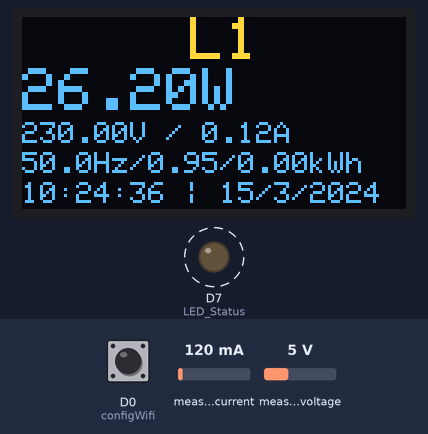
The sketch below on a simulated ESP8266 (NodeMCU). Parts: 128×64 one-colour display, output pins drawn as LEDs (lit = HIGH). Dashed ring = blinking. The test bench sets the inputs (shaded band); at power-on: measured current 120 mA, measured voltage 5 V, D0 (configWifi) HIGH. The OLED is the two-colour kind (top 16 rows yellow); WiFi joins after 1.5 s; servers stay silent unless stated; the local clock reads 2024-03-15 10:24:30 at power-on unless the sketch sets it; EEPROM starts erased; what the sketch prints to the serial monitor is not drawn.

Above: at 7.2 s.
7.3 s: measured current set to 40 mA
At 8.7 s:
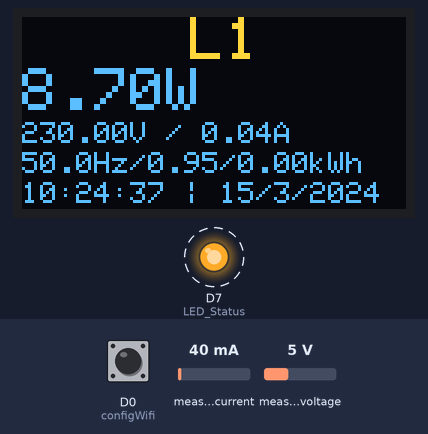
9.5 s: measured voltage set to 0.3 V
At 10.9 s:
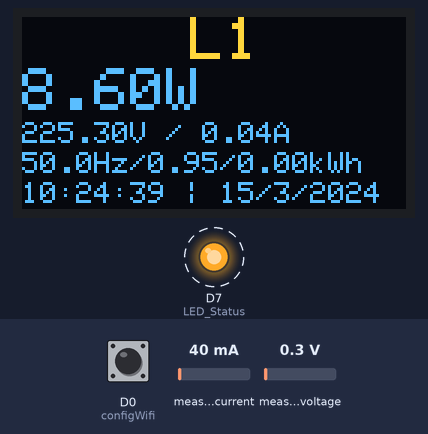
11.1 s: measured current set to 500 mA
At 11.8 s:
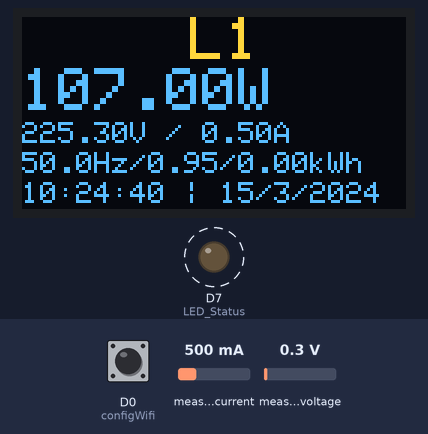
12.6 s: measured voltage set to 3.8 V
At 14.9 s:
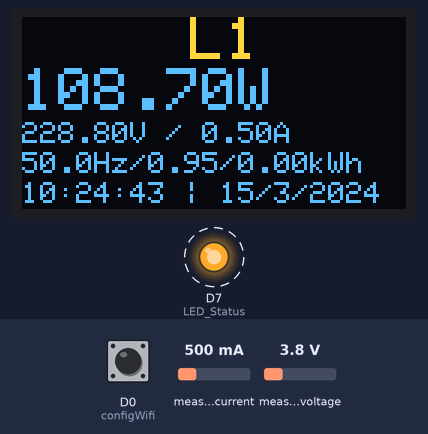
Timing chart, 0 to 15.2 s (numbered marks = the images above; inputs shaded):
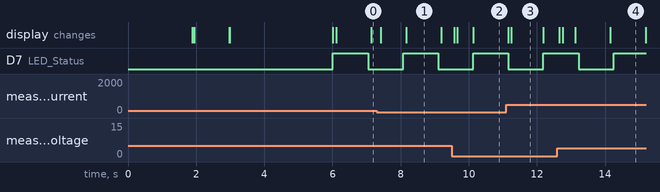

Measured:
- after the input at 9.5 s, the display: first changes after 0.07 s (image 2 shows a later state)
- what the display in image 1 shows lasts 1.0 s, from 8.2 s to 9.2 s
- what the display in image 3 shows lasts 0.9 s, from 11.3 s to 12.2 s

The sketch:

ElectricMeter_1Phase_ESP8266_OLED.ino
```cpp
/*
  Vision Old:
  Vision New:

 *** CÔNG TƠ ĐIỆN TỬ WIFI 1 PHA + OLED 0.96 inch ***
 *** ELECTRIC METER 1 PHASE + OLED 0.96 inch ***
  Youtube  : https://www.youtube.com/c/403ERRORVN
  Fanpage  : https://www.facebook.com/403ERRORVN
  Blog     : https://thichchetaotv.blogspot.com/

  Date     : 02/07/2023
  Update   :

  History:
                +


  Library:
  Blynk           : https://github.com/blynkkk/blynk-library
  PZEM004T        : https://github.com/mandulaj/PZEM-004T-v30
  WiFiManager     : https://github.com/tzapu/WiFiManager
  Adafruit_SSD1306: https://github.com/adafruit/Adafruit_SSD1306
  Adafruit_GFX.h  : https://github.com/adafruit/Adafruit-GFX-Library

*/

#include <SPI.h>
#include <Wire.h>
#include <Adafruit_GFX.h>     // https://github.com/adafruit/Adafruit-GFX-Library
#include <Adafruit_SSD1306.h> //https://github.com/adafruit/Adafruit_SSD1306
#include <ESP8266WiFi.h>
#include <BlynkSimpleEsp8266.h> // https://github.com/blynkkk/blynk-library
#include <TimeLib.h>            // https://github.com/PaulStoffregen/Time
#include <WidgetRTC.h>
#include <DNSServer.h>
#include <ESP8266WebServer.h>
#include <WiFiManager.h> // https://github.com/tzapu/WiFiManager
#include <EEPROM.h>
#include <PZEM004Tv30.h> // https://github.com/mandulaj/PZEM-004T-v30
#include <SoftwareSerial.h>

#define Device_Name "Electric Meter 1 Phase"
#define LED_Status D7  // LED Status
#define configWifi D0  // GPIO16 - D0 Config WiFi
#define PZEM_RX_PIN D6 // GPIO2  - D4 ESP8266
#define PZEM_TX_PIN D5 // GPIO0  - D3 ESP8266

#define SCREEN_WIDTH 128    // OLED display width, in pixels
#define SCREEN_HEIGHT 64    // OLED display height, in pixels
#define OLED_RESET -1       // Reset pin # (or -1 if sharing Arduino reset pin)
#define SCREEN_ADDRESS 0x3C ///< See datasheet for Address; 0x3D for 128x64, 0x3C for 128x32
Adafruit_SSD1306 display(SCREEN_WIDTH, SCREEN_HEIGHT, &Wire, OLED_RESET);

//========== SETTING WiFi ==========//
#define BLYNK_TEMPLATE_ID "TMPLmZq9q-Ml"
#define BLYNK_TEMPLATE_NAME "Cong To Dien Tu"
#define BLYNK_AUTH_TOKEN "gNNOmV5w_V0Wcp90vAnCGjBalOH6FG0v"
// Comment this out to disable prints and save space
#define BLYNK_PRINT Serial
char auth[] = BLYNK_AUTH_TOKEN;

BlynkTimer timer;
WidgetRTC rtc;
// PZEM
SoftwareSerial pzemSWSerial(PZEM_RX_PIN, PZEM_TX_PIN);
PZEM004Tv30 pzem(pzemSWSerial);

WiFiManager wifiManager;

float
    L1_voltage = 0,
    L1_current = 0,
    L1_power = 0,
    L1_energy = 0,
    L1_frequency = 0,
    L1_pf = 0,
    L2_voltage = 0,
    L2_current = 0,
    L2_power = 0,
    L2_energy = 0,
    L2_frequency = 0,
    L2_pf = 0,
    L3_voltage = 0,
    L3_current = 0,
    L3_power = 0,
    L3_energy = 0,
    L3_frequency = 0,
    L3_pf = 0,
    Energy_today,
    Energy_Yesterday,
    Energy_This_month,
    Energy_Last_month,
    energy_log_day,
    energy_log_month;

int
    conv1 = 0, // SYSTEM PARAMETER
    conv2 = 0,
    d_hour = 0,
    d_day = 0;

String
    currentTime,
    currentDate;
unsigned long time1 = 0;

const unsigned char Logo[] PROGMEM = {
    0x00, 0x00, 0x00, 0x00, 0x00, 0x00, 0x00, 0x00, 0x00, 0x00, 0x00, 0x00, 0x00, 0x00, 0x00, 0x00,
    0x00, 0x00, 0x00, 0x00, 0x00, 0x00, 0x00, 0x00, 0x00, 0x00, 0x00, 0x00, 0x00, 0x00, 0x00, 0x00,
    0x00, 0x00, 0x00, 0x00, 0x00, 0x00, 0x00, 0x00, 0x00, 0x00, 0x00, 0x00, 0x00, 0x00, 0x00, 0x00,
    0x00, 0x00, 0x00, 0x00, 0x00, 0x00, 0x00, 0x00, 0x00, 0x00, 0x00, 0x00, 0x00, 0x00, 0x00, 0x00,
    0x00, 0x00, 0x00, 0x00, 0x00, 0x00, 0x1c, 0x03, 0xc0, 0x38, 0x00, 0x00, 0x00, 0x00, 0x00, 0x00,
    0x00, 0x00, 0x00, 0x00, 0x00, 0x00, 0x3e, 0x03, 0xc0, 0x7c, 0x00, 0x00, 0x00, 0x00, 0x00, 0x00,
    0x00, 0x00, 0x00, 0x00, 0x00, 0x00, 0x3f, 0x07, 0xe0, 0x7c, 0x00, 0x00, 0x00, 0x00, 0x00, 0x00,
    0x00, 0x00, 0x00, 0x00, 0x00, 0x00, 0x3f, 0x07, 0xe0, 0x7c, 0x00, 0x00, 0x00, 0x00, 0x00, 0x00,
    0x00, 0x00, 0x00, 0x00, 0x00, 0x00, 0x3f, 0x07, 0xe0, 0x7c, 0x00, 0x00, 0x00, 0x00, 0x00, 0x00,
    0x00, 0x00, 0x00, 0x00, 0x00, 0x00, 0x3f, 0x07, 0xe0, 0xfc, 0x00, 0x00, 0x00, 0x00, 0x00, 0x00,
    0x00, 0x00, 0x00, 0x00, 0x00, 0x0f, 0xff, 0xff, 0xff, 0xff, 0xf0, 0x00, 0x00, 0x00, 0x00, 0x00,
    0x00, 0x00, 0x00, 0x00, 0x00, 0x1f, 0xff, 0xff, 0xff, 0xff, 0xf8, 0x00, 0x00, 0x00, 0x00, 0x00,
    0x00, 0x00, 0x00, 0x00, 0x00, 0x3f, 0xff, 0xff, 0xff, 0xff, 0xfc, 0x00, 0x00, 0x00, 0x00, 0x00,
    0x00, 0x00, 0x00, 0x00, 0x00, 0x3f, 0xff, 0xff, 0xff, 0xff, 0xfc, 0x00, 0x00, 0x00, 0x00, 0x00,
    0x00, 0x00, 0x00, 0x00, 0x00, 0x3f, 0xff, 0xff, 0xff, 0xff, 0xde, 0x00, 0x00, 0x00, 0x00, 0x00,
    0x00, 0x00, 0x00, 0x00, 0x00, 0x3f, 0xff, 0xff, 0xff, 0xff, 0xfe, 0x00, 0x00, 0x00, 0x00, 0x00,
    0x00, 0x00, 0x00, 0x00, 0x00, 0x3f, 0xff, 0xff, 0xff, 0xff, 0xfe, 0x00, 0x00, 0x00, 0x00, 0x00,
    0x00, 0x00, 0x00, 0x00, 0x00, 0x3f, 0x80, 0x00, 0x00, 0x01, 0xfe, 0x00, 0x00, 0x00, 0x00, 0x00,
    0x00, 0x00, 0x00, 0x00, 0x07, 0xff, 0x80, 0x00, 0x00, 0x01, 0xff, 0xe0, 0x00, 0x00, 0x00, 0x00,
    0x00, 0x00, 0x00, 0x00, 0x0f, 0xff, 0x80, 0x00, 0x00, 0x01, 0xff, 0xf0, 0x00, 0x00, 0x00, 0x00,
    0x00, 0x00, 0x00, 0x00, 0x0f, 0xff, 0x80, 0x00, 0x00, 0x01, 0xff, 0xf0, 0x00, 0x00, 0x00, 0x00,
    0x00, 0x00, 0x00, 0x00, 0x0f, 0xff, 0x80, 0x00, 0x00, 0x01, 0xff, 0xf0, 0x00, 0x00, 0x00, 0x00,
    0x00, 0x00, 0x00, 0x00, 0x0f, 0xff, 0x80, 0x00, 0x00, 0x01, 0xff, 0xf0, 0x00, 0x00, 0x00, 0x00,
    0x00, 0x00, 0x00, 0x00, 0x03, 0xff, 0x80, 0x00, 0x00, 0x01, 0xff, 0xc0, 0x00, 0x00, 0x00, 0x00,
    0x00, 0x00, 0x00, 0x00, 0x00, 0x3f, 0x80, 0x00, 0x00, 0x01, 0xfe, 0x00, 0x00, 0x00, 0x00, 0x00,
    0x00, 0x00, 0x00, 0x00, 0x00, 0x3f, 0x80, 0x3f, 0x1f, 0xf9, 0xfe, 0x00, 0x00, 0x00, 0x00, 0x00,
    0x00, 0x00, 0x00, 0x00, 0x00, 0x3f, 0x80, 0x7f, 0x1f, 0xf9, 0xfe, 0x00, 0x00, 0x00, 0x00, 0x00,
    0x00, 0x00, 0x00, 0x00, 0x00, 0x3f, 0x80, 0xff, 0x3f, 0xf1, 0xfe, 0x00, 0x00, 0x00, 0x00, 0x00,
    0x00, 0x00, 0x00, 0x00, 0x00, 0x3f, 0x81, 0xff, 0x3f, 0xf1, 0xfe, 0x00, 0x00, 0x00, 0x00, 0x00,
    0x00, 0x00, 0x00, 0x00, 0x03, 0xff, 0x83, 0xfe, 0x3e, 0x01, 0xff, 0xe0, 0x00, 0x00, 0x00, 0x00,
    0x00, 0x00, 0x00, 0x00, 0x0f, 0xff, 0x87, 0xfe, 0x3f, 0xe1, 0xff, 0xf0, 0x00, 0x00, 0x00, 0x00,
    0x00, 0x00, 0x00, 0x00, 0x0f, 0xff, 0x8f, 0xbe, 0x3f, 0xe1, 0xff, 0xf0, 0x00, 0x00, 0x00, 0x00,
    0x00, 0x00, 0x00, 0x00, 0x0f, 0xff, 0x9f, 0xff, 0x7f, 0xc1, 0xff, 0xf0, 0x00, 0x00, 0x00, 0x00,
    0x00, 0x00, 0x00, 0x00, 0x0f, 0xff, 0x9f, 0xff, 0x7f, 0xc1, 0xff, 0xf0, 0x00, 0x00, 0x00, 0x00,
    0x00, 0x00, 0x00, 0x00, 0x03, 0xff, 0x9f, 0xff, 0x7c, 0x01, 0xff, 0xe0, 0x00, 0x00, 0x00, 0x00,
    0x00, 0x00, 0x00, 0x00, 0x00, 0x3f, 0x9f, 0xff, 0x7f, 0xe1, 0xfe, 0x00, 0x00, 0x00, 0x00, 0x00,
    0x00, 0x00, 0x00, 0x00, 0x00, 0x3f, 0x80, 0x7c, 0x7f, 0xc1, 0xfe, 0x00, 0x00, 0x00, 0x00, 0x00,
    0x00, 0x00, 0x00, 0x00, 0x00, 0x3f, 0x80, 0x7c, 0xff, 0xc1, 0xfe, 0x00, 0x00, 0x00, 0x00, 0x00,
    0x00, 0x00, 0x00, 0x00, 0x00, 0x3f, 0x80, 0xf8, 0xff, 0xc1, 0xfe, 0x00, 0x00, 0x00, 0x00, 0x00,
    0x00, 0x00, 0x00, 0x00, 0x00, 0x3f, 0x80, 0x00, 0x00, 0x01, 0xfe, 0x00, 0x00, 0x00, 0x00, 0x00,
    0x00, 0x00, 0x00, 0x00, 0x03, 0xff, 0x80, 0x00, 0x00, 0x01, 0xff, 0x80, 0x00, 0x00, 0x00, 0x00,
    0x00, 0x00, 0x00, 0x00, 0x0f, 0xff, 0x80, 0x00, 0x00, 0x01, 0xff, 0xf0, 0x00, 0x00, 0x00, 0x00,
    0x00, 0x00, 0x00, 0x00, 0x0f, 0xff, 0x80, 0x00, 0x00, 0x01, 0xff, 0xf0, 0x00, 0x00, 0x00, 0x00,
    0x00, 0x00, 0x00, 0x00, 0x0f, 0xff, 0x80, 0x00, 0x00, 0x01, 0xff, 0xf0, 0x00, 0x00, 0x00, 0x00,
    0x00, 0x00, 0x00, 0x00, 0x0f, 0xff, 0x80, 0x00, 0x00, 0x01, 0xff, 0xf0, 0x00, 0x00, 0x00, 0x00,
    0x00, 0x00, 0x00, 0x00, 0x07, 0xff, 0x80, 0x00, 0x00, 0x01, 0xff, 0xe0, 0x00, 0x00, 0x00, 0x00,
    0x00, 0x00, 0x00, 0x00, 0x00, 0x3f, 0x80, 0x00, 0x00, 0x01, 0xfe, 0x00, 0x00, 0x00, 0x00, 0x00,
    0x00, 0x00, 0x00, 0x00, 0x00, 0x3f, 0xff, 0xff, 0xff, 0xff, 0xfe, 0x00, 0x00, 0x00, 0x00, 0x00,
    0x00, 0x00, 0x00, 0x00, 0x00, 0x3f, 0xff, 0xff, 0xff, 0xff, 0xfe, 0x00, 0x00, 0x00, 0x00, 0x00,
    0x00, 0x00, 0x00, 0x00, 0x00, 0x3f, 0xff, 0xff, 0xff, 0xff, 0xfe, 0x00, 0x00, 0x00, 0x00, 0x00,
    0x00, 0x00, 0x00, 0x00, 0x00, 0x3f, 0xff, 0xff, 0xff, 0xff, 0xfc, 0x00, 0x00, 0x00, 0x00, 0x00,
    0x00, 0x00, 0x00, 0x00, 0x00, 0x3f, 0xff, 0xff, 0xff, 0xff, 0xfc, 0x00, 0x00, 0x00, 0x00, 0x00,
    0x00, 0x00, 0x00, 0x00, 0x00, 0x1f, 0xff, 0xff, 0xff, 0xff, 0xf8, 0x00, 0x00, 0x00, 0x00, 0x00,
    0x00, 0x00, 0x00, 0x00, 0x00, 0x0f, 0xff, 0xff, 0xff, 0xff, 0xf0, 0x00, 0x00, 0x00, 0x00, 0x00,
    0x00, 0x00, 0x00, 0x00, 0x00, 0x00, 0x3f, 0x07, 0xe0, 0xfe, 0x00, 0x00, 0x00, 0x00, 0x00, 0x00,
    0x00, 0x00, 0x00, 0x00, 0x00, 0x00, 0x3f, 0x07, 0xe0, 0x7c, 0x00, 0x00, 0x00, 0x00, 0x00, 0x00,
    0x00, 0x00, 0x00, 0x00, 0x00, 0x00, 0x3f, 0x07, 0xe0, 0x7c, 0x00, 0x00, 0x00, 0x00, 0x00, 0x00,
    0x00, 0x00, 0x00, 0x00, 0x00, 0x00, 0x3f, 0x07, 0xe0, 0x7c, 0x00, 0x00, 0x00, 0x00, 0x00, 0x00,
    0x00, 0x00, 0x00, 0x00, 0x00, 0x00, 0x3e, 0x03, 0xe0, 0x7c, 0x00, 0x00, 0x00, 0x00, 0x00, 0x00,
    0x00, 0x00, 0x00, 0x00, 0x00, 0x00, 0x1e, 0x03, 0xc0, 0x38, 0x00, 0x00, 0x00, 0x00, 0x00, 0x00,
    0x00, 0x00, 0x00, 0x00, 0x00, 0x00, 0x00, 0x00, 0x00, 0x00, 0x00, 0x00, 0x00, 0x00, 0x00, 0x00,
    0x00, 0x00, 0x00, 0x00, 0x00, 0x00, 0x00, 0x00, 0x00, 0x00, 0x00, 0x00, 0x00, 0x00, 0x00, 0x00,
    0x00, 0x00, 0x00, 0x00, 0x00, 0x00, 0x00, 0x00, 0x00, 0x00, 0x00, 0x00, 0x00, 0x00, 0x00, 0x00,
    0x00, 0x00, 0x00, 0x00, 0x00, 0x00, 0x00, 0x00, 0x00, 0x00, 0x00, 0x00, 0x00, 0x00, 0x00, 0x00};

int ledState = LOW;               // ledState used to set the LED
unsigned long previousMillis = 0; // will store last time LED was updated
const long interval = 1000;       // interval at which to blink (milliseconds)

void BlinkLED()
{
  unsigned long currentMillis = millis();
  if (currentMillis - previousMillis >= interval)
  {
    // save the last time you blinked the LED
    previousMillis = currentMillis;
    // if the LED is off turn it on and vice-versa:
    if (ledState == LOW)
    {
      ledState = HIGH;
    }
    else
    {
      ledState = LOW;
    }
    // set the LED with the ledState of the variable:
    digitalWrite(LED_Status, ledState);
  }
}
void clockDisplay()
{
  currentTime = String(hour()) + ":" + minute() + ":" + second();
  currentDate = String(day()) + "/" + month() + "/" + year();
}

BLYNK_CONNECTED()
{
  // Synchronize time on connection
  rtc.begin();
}

BLYNK_WRITE(V0)
{ // Button Widget chọn V0
  if (param.asInt() == 1)
  {
    pzem.resetEnergy();
  }
}

void ReadData()
{
  L1_voltage = pzem.voltage();
  L1_current = pzem.current();
  L1_power = pzem.power();
  L1_frequency = pzem.frequency();
  L1_pf = pzem.pf();
  L1_energy = pzem.energy();
}
void sendBlynk()
{
  Blynk.virtualWrite(V3, L1_voltage);
  Blynk.virtualWrite(V4, L1_current);
  Blynk.virtualWrite(V5, L1_power); // Watt
  Blynk.virtualWrite(V6, L1_energy);
  Blynk.virtualWrite(V7, L1_frequency);
  Blynk.virtualWrite(V8, L1_pf);

  Blynk.virtualWrite(V21, "L1");

} // end sendBlynk

void OLED096()
{

    if (isnan(L1_voltage))
    {
      display.clearDisplay();
      display.setTextSize(2);
      // display.setTextColor(SSD1306_WHITE);  // Draw white text
      display.setCursor(8, 0); // Start at top-left corner
      display.print("    L1   ");
      display.setCursor(0, 20);
      display.print("    NOT   ");
      display.setCursor(0, 40);
      display.print(" CONNECTED");
      display.display();
    }
    else
    {
      display.clearDisplay();
      display.setTextSize(2);
      display.setTextColor(SSD1306_WHITE); // Draw white text
      display.setCursor(8, 0);             // Start at top-left corner
      display.print("    L1   ");
      display.setTextSize(2);
      display.setCursor(0, 17);
      display.print(L1_power);
      display.print("W");
      display.setTextSize(1); // Normal 1:1 pixel scale
      display.setCursor(0, 35);
      display.print(L1_voltage);
      display.print("V / ");
      display.print(L1_current);
      display.print("A");
      display.setCursor(0, 45);
      display.print(L1_frequency, 1);
      display.print("Hz/");
      display.print(L1_pf);
      display.print("/");
      display.print(L1_energy);
      display.print("kWh");

      display.setCursor(0, 55);
      display.print(currentTime);
      display.print(" | ");
      display.print(currentDate);
      display.display();
    }
}
// end hienthiLCD

void SerialMonitor()
{
  // Check if the data is valid
  if (isnan(L1_voltage))
  {
    Serial.println("============================ ERROR READING L1 ============================");
  }
  else
  {
    Serial.print("V1: ");
    Serial.print(L1_voltage, 2);
    Serial.print("V | ");
    Serial.print("A1: ");
    Serial.print(L1_current, 2);
    Serial.print("A | ");
    Serial.print("P1: ");
    Serial.print(L1_power, 2);
    Serial.print("W | ");
    Serial.print("E1: ");
    Serial.print(L1_energy, 2);
    Serial.print("kWh | ");
    Serial.print("F1: ");
    Serial.print(L1_frequency, 2);
    Serial.print("Hz | ");
    Serial.print("PF1: ");
    Serial.println(L1_pf, 2);
  }
  Serial.println();
} // end SerialMonitor

// void energy_calculate()
// {
//   // int T_hour = hour();
//   // int D_day  = day();
//   Energy_today = energy - energy_log_day;
//   if (hour() != 0)
//   {
//     d_hour = 1;
//   }

//   if ((hour() == 0) && (d_hour == 1))
//   { // sang ngày mới
//     Energy_Yesterday = Energy_today;
//     Energy_today = 0;
//     energy_log_day = energy;
//     d_hour = 0;
//   }

//   Energy_This_month = energy - energy_log_month;
//   if (day() != 1)
//   {
//     d_day = 1;
//   }

//   if ((day() == 1) && (d_day == 1))
//   {
//     Energy_Last_month = Energy_This_month;
//     Energy_This_month = 0;
//     energy_log_month = energy;
//     d_day = 0;
//   }

//   Serial.print("Hour: ");
//   Serial.print(hour());
//   Serial.print(" | d_hour: ");
//   Serial.println(d_hour);
// }

void loadSettings()
{
  Energy_today = EEPROM.read(0) + (EEPROM.read(1) * .01);
  Energy_Yesterday = EEPROM.read(2) + (EEPROM.read(3) * .01);
  Energy_This_month = EEPROM.read(4) + (EEPROM.read(5) * .01);
  Energy_Last_month = EEPROM.read(6) + (EEPROM.read(7) * .01);
}

void saveSettings()
{
  conv1 = Energy_today * 100;
  conv2 = conv1 % 100;
  EEPROM.write(0, Energy_today);
  EEPROM.write(1, conv2);

  conv1 = Energy_Yesterday * 100;
  conv2 = conv1 % 100;
  EEPROM.write(2, Energy_Yesterday);
  EEPROM.write(3, conv2);

  conv1 = Energy_This_month * 100;
  conv2 = conv1 % 100;
  EEPROM.write(4, Energy_This_month);
  EEPROM.write(5, conv2);

  conv1 = Energy_Last_month * 100;
  conv2 = conv1 % 100;
  EEPROM.write(6, Energy_Last_month);
  EEPROM.write(7, conv2);
  EEPROM.commit(); // Saves setting changes to flash memory
}
void saveAutoloadSettings()
{
  //  EEPROM.write(11,flashMemLoad);       //STORE: Enable autoload
  // EEPROM.commit();                     //Saves setting changes to flash memory
}

int buttonState = 0;               // Trạng thái của nút SW1
int previousButtonState = 1;       // Trạng thái trước đó của nút SW1
unsigned long buttonPressTime = 0; // Thời điểm nút SW1 được nhấn
void ButtonScan()
{
  buttonState = digitalRead(configWifi); // Đọc trạng thái của nút SW1

  // Kiểm tra nếu nút SW1 được nhấn
  if (buttonState != previousButtonState)
  {
    if (buttonState == LOW)
    {
      buttonPressTime = millis(); // Lưu thời điểm nút SW1 được nhấn
    }
    else
    {
      unsigned long buttonHoldTime = millis() - buttonPressTime; // Tính thời gian nút SW1 được nhấn giữ

      // Kiểm tra nếu thời gian giữ nút SW1 là 5 giây (5000ms)
      if (buttonHoldTime >= 3000)
      {
        // thực hiện lệnh nhấn giữ 5s tại đây
        WiFiManager wifiManager;
        display.clearDisplay();
        display.setTextSize(2);
        display.setTextColor(WHITE);
        display.setCursor(0, 0);
        display.println(" WIFI NEW ");
        display.display();

        Serial.println("Erasing Config, restarting");
        wifiManager.resetSettings();
        wifiManager.autoConnect(Device_Name);
        display.clearDisplay();
        display.setCursor(0, 0);
        display.println(" COMPLETE ");
        display.display();
        delay(1000);
        // ESP.restart();
      }
    }
  }
  previousButtonState = buttonState; // Lưu trạng thái trước đó của nút SW1
}

void setup()
{
  Serial.begin(115200);
  pinMode(configWifi, INPUT);
  pinMode(LED_Status, OUTPUT);
  EEPROM.begin(512);
  loadSettings();

  if (!display.begin(SSD1306_SWITCHCAPVCC, SCREEN_ADDRESS))
  {
    Serial.println(F("SSD1306 allocation failed"));
    for (;;)
      ; // Don't proceed, loop forever
  }

  wifiManager.setConfigPortalTimeout(60); // 1 minute
  if (!wifiManager.autoConnect(Device_Name))
  {
    Serial.println("failed to connect and hit timeout");
    display.clearDisplay();
    display.setTextSize(1);
    display.setTextColor(WHITE);
    display.setCursor(0, 0);
    display.println("Dang Ket Noi....");
    display.display();
    delay(3000);
    // reset and try again, or maybe put it to deep sleep
    ESP.restart();
    delay(5000);
  }

  display.clearDisplay();
  display.display();

  display.setTextSize(1);
  display.setTextColor(WHITE);
  display.setCursor(0, 0);
  display.println("Wifi connecting to ");
  display.println(WiFi.SSID().c_str());

  Blynk.begin(auth, WiFi.SSID().c_str(), WiFi.psk().c_str());

  display.println("\nConnecting");
  display.display();

  while (WiFi.status() != WL_CONNECTED)
  {
    delay(500);
    display.print(".");
    display.display();
  }

  display.clearDisplay();
  display.display();
  display.setCursor(0, 0);

  display.println("Wifi Connected!");
  display.print("IP:");
  display.println(WiFi.localIP());
  display.display();
  delay(1000);

  display.clearDisplay();
  display.display();

  display.drawBitmap(0, 0, Logo, 128, 64, WHITE);
  display.display();
  delay(3000);
  display.clearDisplay();

  display.display();

  setSyncInterval(10 * 60); // Sync interval in seconds (10 minutes)
  // Display digital clock every 1 seconds
  timer.setInterval(1000L, clockDisplay);

} // end setup

void loop()
{
  BlinkLED();
  ButtonScan();
  ReadData();
  SerialMonitor();
  OLED096(); // Select if using OLED 0.96 display
  sendBlynk();
  Blynk.run();
  timer.run();

} // end loop
```
